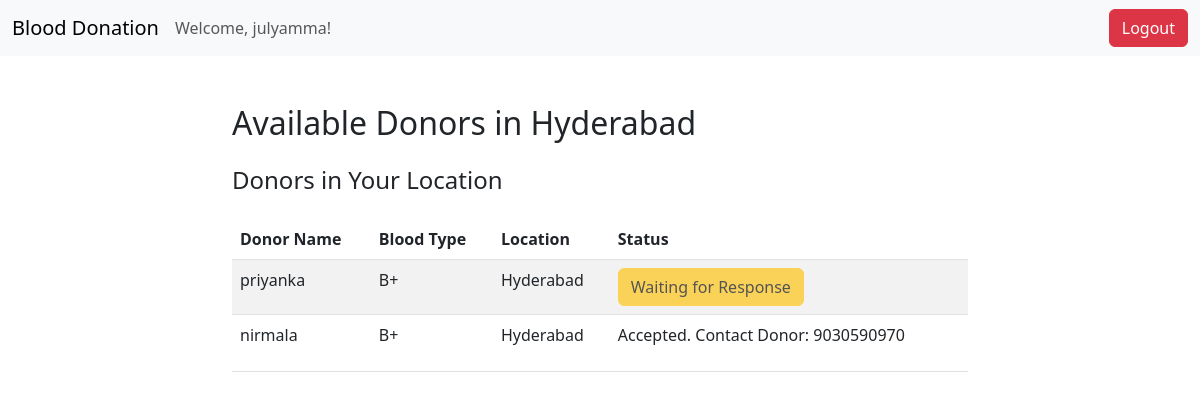
Page /recipient/dashboard/ (signed in) on the committed database.
### app/models.py (models this page shows, shortened)
class User(AbstractUser):
    ROLE_CHOICES = [('donor', 'Donor'), ('recipient', 'Recipient')]
    role = models.CharField(max_length=10, choices=ROLE_CHOICES)

class RecipientProfile(models.Model):
    user = models.OneToOneField(User, on_delete=models.CASCADE)
    blood_type_needed = models.CharField(max_length=3, choices=BLOOD_GROUP_CHOICES)  # Dropdown for blood type
    location = models.CharField(max_length=100, choices=CITY_CHOICES)  # Dropdown for cities

class DonorProfile(models.Model):
    user = models.OneToOneField(User, on_delete=models.CASCADE)
    blood_type = models.CharField(max_length=3, choices=BLOOD_GROUP_CHOICES)
    location = models.CharField(max_length=100, choices=CITY_CHOICES)
    phone_number = models.CharField(max_length=15, null=True, blank=True)  # Added phone number field
    last_donation_date = models.DateField(null=True, blank=True)

### donations/models.py (models this page shows, shortened)
class BloodRequest(models.Model):
    STATUS_CHOICES = [
        ('waiting', 'Waiting for Response'),
        ('accepted', 'Accepted'),
        ('fulfilled', 'Fulfilled'),
    ]
    recipient = models.ForeignKey(RecipientProfile, on_delete=models.CASCADE)
    donor = models.ForeignKey(DonorProfile, on_delete=models.SET_NULL, null=True, blank=True)  # Donor accepting the request
    blood_type_needed = models.CharField(max_length=3)
    location = models.CharField(max_length=100)
    request_date = models.DateField(auto_now_add=True)
    status = models.CharField(max_length=20, choices=STATUS_CHOICES, default='waiting')
    fulfilled = models.BooleanField(default=False)

### donations/views.py (the view)
# urls.py: path('recipient/dashboard/', donation_views.recipient_dashboard, name='recipient_dashboard'),
@login_required
def recipient_dashboard(request):
    if request.user.role != 'recipient':
        return redirect('donor_dashboard')
    try:
        recipient_profile = request.user.recipientprofile
    except RecipientProfile.DoesNotExist:
        return redirect('recipient_profile')
    available_donors = DonorProfile.objects.filter(location=recipient_profile.location)
    donor_requests = []
    for donor in available_donors:
        blood_request = BloodRequest.objects.filter(recipient=recipient_profile, donor=donor, fulfilled=False).first()
        donor_requests.append({
            'donor': donor,
            'request_exists': bool(blood_request),
            'blood_request': blood_request  # Pass the blood request if it exists
        })
    return render(request, 'donations/recipient_dashboard.html', {
        'donor_requests': donor_requests,
    })

### donations/templates/donations/recipient_dashboard.html
{% extends 'app/base.html' %}
{% block content %}
<div class="row justify-content-center">
    <div class="col-md-8">
        <h2>Available Donors in {{ request.user.recipientprofile.location }}</h2>
        <h4 class="mt-4">Donors in Your Location</h4>
        {% if donor_requests %}
            <table class="table table-striped mt-4">
                <thead>
                    <tr>
                        <th>Donor Name</th>
                        <th>Blood Type</th>
                        <th>Location</th>
                        <th>Status</th>
                    </tr>
                </thead>
                <tbody>
                {% for donor_request in donor_requests %}
                    <tr>
                        <td>{{ donor_request.donor.user.username }}</td>
                        <td>{{ donor_request.donor.blood_type }}</td>
                        <td>{{ donor_request.donor.location }}</td>
                        <td>
                            {% if donor_request.request_exists %}
                                {% with blood_request=donor_request.blood_request %}
                                    {% if blood_request.status == 'waiting' %}
                                        <button class="btn btn-warning" disabled>Waiting for Response</button>
                                    {% elif blood_request.status == 'accepted' %}
                                        <p>Accepted. Contact Donor: {{ blood_request.donor.phone_number }}</p>
                                    {% endif %}
                                {% endwith %}
                            {% else %}
                                <form method="post" action="{% url 'request_blood' donor_request.donor.user.id %}">
                                    {% csrf_token %}
                                    <button type="submit" class="btn btn-danger">Request Blood</button>
                                </form>
                            {% endif %}
                        </td>
                    </tr>
                {% endfor %}
                </tbody>
            </table>
        {% else %}
            <p>No donors available in your location at the moment.</p>
        {% endif %}
    </div>
</div>
{% endblock %}

### app/templates/app/base.html (shortened to what this page needs)
{% load static %}
<!DOCTYPE html>
<html lang="en">
<head>
    <link href="https://cdn.jsdelivr.net/npm/bootstrap@5.3.0-alpha1/dist/css/bootstrap.min.css" rel="stylesheet">
</head>
<body>
    <nav class="navbar navbar-expand-lg navbar-light bg-light">
        <div class="container-fluid">
            <a class="navbar-brand" href="#">Blood Donation</a>
            <div class="collapse navbar-collapse" id="navbarNav">
                <ul class="navbar-nav me-auto mb-2 mb-lg-0">
                    {% if user.is_authenticated %}
                        <li class="nav-item">
                            <span class="navbar-text">
                                Welcome, {{ user.username }}!
                            </span>
                        </li>
                    {% endif %}
                </ul>
                <ul class="navbar-nav">
                    {% if user.is_authenticated %}
                        <li class="nav-item">
                            <form method="post" action="{% url 'logout' %}">
                                <button class="btn btn-danger" type="submit">Logout</button>
                            </form>
                        </li>
                    {% endif %}
                </ul>
            </div>
        </div>
    </nav>
    <div class="container mt-5">
        {% block content %}{% endblock %}
    </div>
</body>
</html>

### rows in the picture
User: username "julyamma", user.recipientprofile.location "Hyderabad"
DonorProfile: donor.user.username "priyanka", donor.blood_type "B+", donor.location "Hyderabad", shows "Waiting for Response"
DonorProfile: donor.user.username "nirmala", donor.blood_type "B+", donor.location "Hyderabad", blood_request.donor.phone_number "9030590970"
